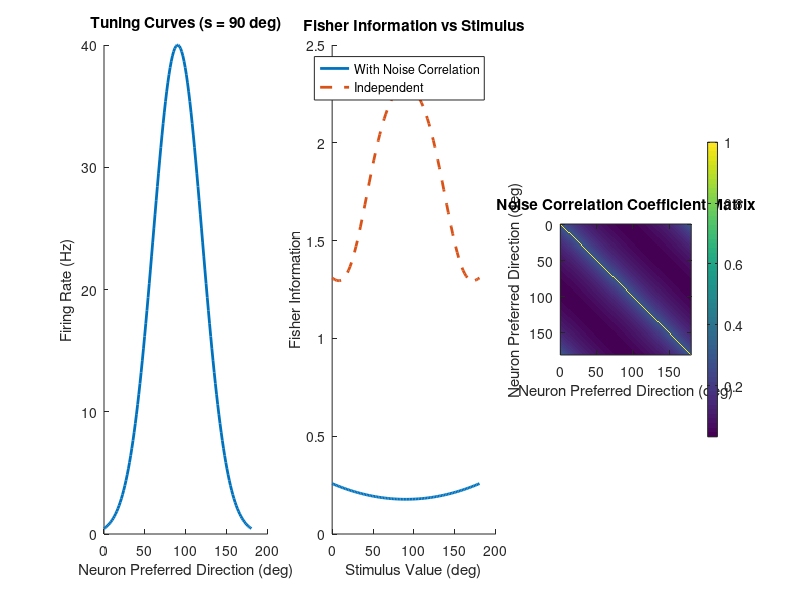

Here is the MATLAB script that generated this plot:
%% Fisher Information: Single-Dimensional Stimulus with Population Coding (with Noise Correlations)
% This example demonstrates how to calculate Fisher Information 
% for a neural population responding to a single-dimensional stimulus
% and analyzes the impact of noise correlations
clear; clc; close all;

%% 1. Parameter Settings
N = 128;                    % Number of neurons
s_range = linspace(0, 180, 100);  % Stimulus range (e.g., orientation angle)
sigma_noise = 5;           % Poisson noise parameter

% Preferred directions of neurons (uniformly distributed)
preferred_dirs = linspace(0, 180, N);

%% 2. Define Tuning Curves (Von Mises / Gaussian type)
tuning_width = 30;         % Tuning width
max_firing = 40;           % Maximum firing rate

% Tuning curve matrix: f(s) for all neurons
% Add minimum firing rate to avoid zero variance
min_firing = 0.1;  % Minimum baseline firing rate
f = @(s) max(min_firing, max_firing * exp(-((s - preferred_dirs').^2) / (2*tuning_width^2)));

% Derivative of tuning curves
f_prime = @(s) f(s) .* (-(s - preferred_dirs') / tuning_width^2);

%% 3. Construct Noise Covariance Matrix Q
% Assume noise correlation decays exponentially with difference in preferred direction
corr_length = 40;  % Correlation length
rho = 0.3;         % Base correlation coefficient

% Distance matrix
dist_matrix = abs(preferred_dirs' - preferred_dirs);
dist_matrix = min(dist_matrix, 180 - dist_matrix);  % Handle periodicity

% Correlation coefficient matrix
R = rho * exp(-dist_matrix / corr_length);
R(1:N+1:end) = 1;  % Diagonal elements = 1

% Covariance matrix (assume variance proportional to mean firing rate, Poisson approximation)
Q = @(s) diag(f(s)) * R * diag(f(s));

%% 4. Calculate Fisher Information
FI = zeros(size(s_range));

% Regularization parameter for numerical stability
reg_param = 1e-6;  % Ridge regularization

for i = 1:length(s_range)
    s = s_range(i);
    
    % Derivative of tuning curves at current stimulus
    fp = f_prime(s);  % N×1 vector
    
    % Covariance matrix with regularization
    Q_s = Q(s);
    Q_s_reg = Q_s + reg_param * eye(N);  % Add regularization to diagonal
    
    % Fisher Information: f'(s)^T * Q^(-1) * f'(s)
    FI(i) = fp' * (Q_s_reg \ fp);  % Use left division with regularized matrix
end

%% 5. Calculate Independent Case for Comparison
FI_independent = zeros(size(s_range));
for i = 1:length(s_range)
    s = s_range(i);
    fp = f_prime(s);
    f_s = f(s);
    
    % Independent case: simple summation
    FI_independent(i) = sum(fp.^2 ./ f_s);
end

%% 6. Visualization
figure('Position', [100, 100, 1200, 400]);

% Subplot 1: Tuning Curves
subplot(1,3,1);hold on
s_plot = 90;  % Choose a stimulus value for display
plot(preferred_dirs, f(s_plot), 'LineWidth', 2);
xlabel('Neuron Preferred Direction (deg)');
ylabel('Firing Rate (Hz)');
title(['Tuning Curves (s = ', num2str(s_plot), ' deg)']);

% Subplot 2: Fisher Information Curve
subplot(1,3,2);hold on;
plot(s_range, FI, 'LineWidth', 2, 'DisplayName', 'With Noise Correlation');
plot(s_range, FI_independent, '--', 'LineWidth', 2, 'DisplayName', 'Independent');
xlabel('Stimulus Value (deg)');
ylabel('Fisher Information');
title('Fisher Information vs Stimulus');
legend('Location', 'best');

% Subplot 3: Correlation Matrix
subplot(1,3,3);
imagesc(preferred_dirs, preferred_dirs, R);
colorbar;
xlabel('Neuron Preferred Direction (deg)');
ylabel('Neuron Preferred Direction (deg)');
title('Noise Correlation Coefficient Matrix');
axis square;

%% 7. Output Key Results
fprintf('=== Fisher Information Analysis Results ===\n');
fprintf('Number of neurons: %d\n', N);
fprintf('Max FI (with correlation): %.2f\n', max(FI));
fprintf('Max FI (independent): %.2f\n', max(FI_independent));
fprintf('Information loss due to correlation: %.2f%%\n', ...
    (1 - max(FI)/max(FI_independent)) * 100);
